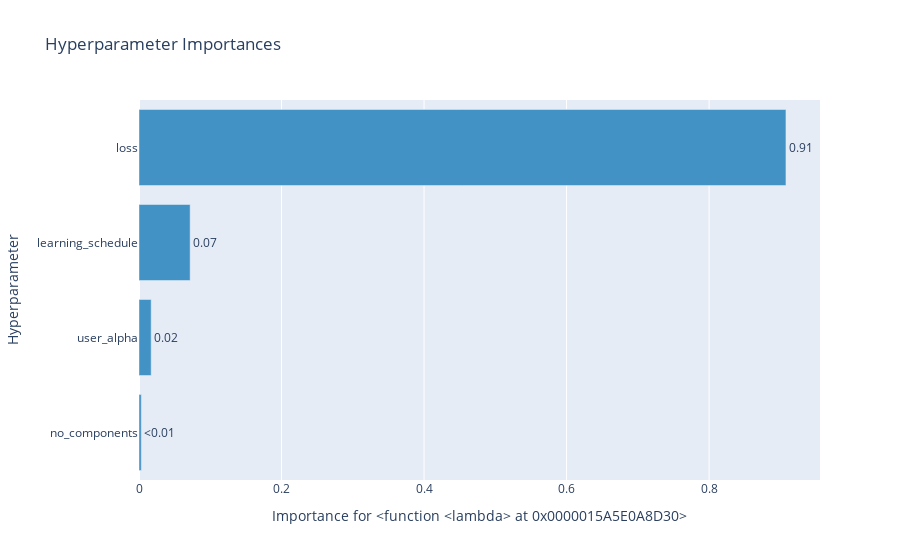

Here is the notebook cell this chart was saved with:
### Code cell
#Hyperparameter importance
optuna.visualization.plot_param_importances(
    study2,
    target_name=lambda t: t.value,
)

### Figure 1 — Plotly figure (JSON) as saved in the notebook; plotly's stock layout.template omitted (floating-point values rounded to 4 significant figures)
{"data": [{"cliponaxis": false, "hovertemplate": ["no_components (IntDistribution): 0.0032600697083798582<extra></extra>", "user_alpha (FloatDistribution): 0.017073719439559543<extra></extra>", "learning_schedule (CategoricalDistribution): 0.071783367458593<extra></extra>", "loss (CategoricalDistribution): 0.9078828433934676<extra></extra>"], "marker": {"color": "rgb(66,146,198)"}, "orientation": "h", "text": ["<0.01", "0.02", "0.07", "0.91"], "textposition": "outside", "type": "bar", "x": [0.00326, 0.01707, 0.07178, 0.9079], "y": ["no_components", "user_alpha", "learning_schedule", "loss"]}], "layout": {"showlegend": false, "title": {"text": "Hyperparameter Importances"}, "xaxis": {"title": {"text": "Importance for <function <lambda> at 0x0000015A5E0A8D30>"}}, "yaxis": {"title": {"text": "Hyperparameter"}}}}
